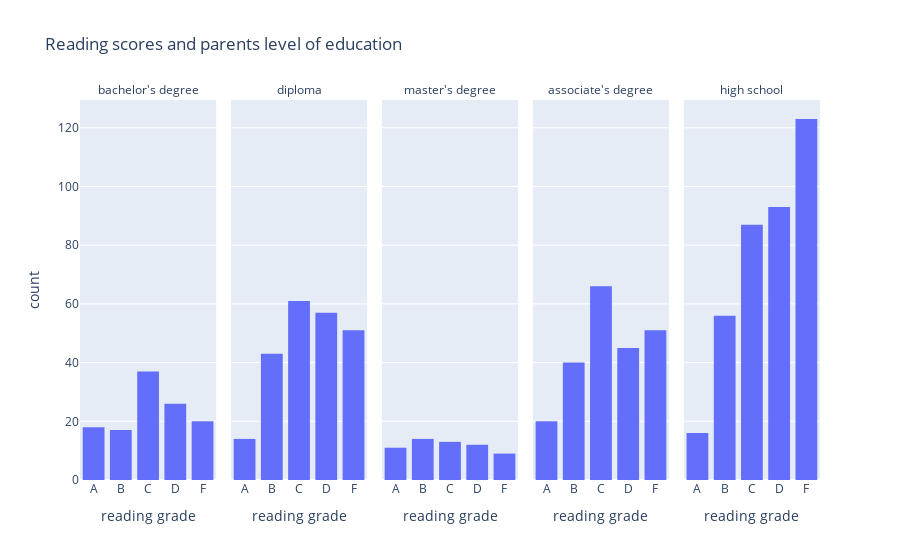

The notebook cell this image was saved under:
### Markdown cell above
In math, everybody seems to be failing their children, the most common grades are F or D 

suprisengly, the parents who have a master's degree, their children have more F than the students who have parents with bachelor's or diplome degree

### Code cell
fig=px.histogram(df,histfunc="count", x='reading grade', facet_col='parental level of education',title="Reading scores and parents level of education"
        ).update_xaxes(categoryorder='category ascending')
fig.for_each_annotation(lambda a: a.update(text=a.text.split("=")[-1]))
fig.show()

### Figure 1 — Plotly figure (JSON) as saved in the notebook; plotly's stock layout.template omitted (floating-point values rounded to 4 significant figures; data arrays with more than 128 entries replaced by an {"elided": "..."} marker saying what was removed)
{"data": [{"alignmentgroup": "True", "bingroup": "x", "histfunc": "count", "hovertemplate": "parental level of education=bachelor's degree<br>reading grade=%{x}<br>count=%{y}<extra></extra>", "legendgroup": "", "marker": {"color": "#636efa", "pattern": {"shape": ""}}, "name": "", "offsetgroup": "", "orientation": "v", "showlegend": false, "type": "histogram", "x": ["C", "C", "D", "C", "C", "C", "D", "C", "A", "B", "B", "A", "F", "C", "F", "C", "D", "F", "A", "F", "B", "C", "D", "B", "B", "D", "B", "C", "D", "C", "F", "C", "C", "C", "D", "D", "D", "C", "A", "A", "D", "C", "F", "D", "C", "D", "C", "C", "C", "B", "F", "B", "A", "F", "F", "C", "D", "B", "F", "A", "F", "F", "B", "D", "A", "A", "F", "A", "D", "A", "C", "D", "D", "A", "C", "A", "F", "C", "D", "F", "C", "B", "B", "C", "C", "B", "B", "C", "C", "D", "D", "C", "C", "B", "F", "F", "C", "A", "B", "D", "A", "C", "F", "D", "D", "C", "F", "A", "C", "D", "F", "D", "D", "A", "C", "B", "A", "C"], "xaxis": "x", "yaxis": "y"}, {"alignmentgroup": "True", "bingroup": "x", "histfunc": "count", "hovertemplate": "parental level of education=diploma<br>reading grade=%{x}<br>count=%{y}<extra></extra>", "legendgroup": "", "marker": {"color": "#636efa", "pattern": {"shape": ""}}, "name": "", "offsetgroup": "", "orientation": "v", "showlegend": false, "type": "histogram", "x": {"elided": "226 str values"}, "xaxis": "x2", "yaxis": "y2"}, {"alignmentgroup": "True", "bingroup": "x", "histfunc": "count", "hovertemplate": "parental level of education=master's degree<br>reading grade=%{x}<br>count=%{y}<extra></extra>", "legendgroup": "", "marker": {"color": "#636efa", "pattern": {"shape": ""}}, "name": "", "offsetgroup": "", "orientation": "v", "showlegend": false, "type": "histogram", "x": ["A", "F", "F", "C", "C", "C", "D", "A", "B", "B", "F", "A", "C", "A", "C", "D", "B", "F", "B", "B", "B", "A", "B", "C", "C", "F", "D", "C", "F", "C", "A", "F", "D", "C", "D", "C", "D", "D", "B", "F", "B", "A", "B", "F", "C", "A", "D", "D", "B", "B", "D", "B", "D", "B", "C", "D", "A", "A", "A"], "xaxis": "x3", "yaxis": "y3"}, {"alignmentgroup": "True", "bingroup": "x", "histfunc": "count", "hovertemplate": "parental level of education=associate's degree<br>reading grade=%{x}<br>count=%{y}<extra></extra>", "legendgroup": "", "marker": {"color": "#636efa", "pattern": {"shape": ""}}, "name": "", "offsetgroup": "", "orientation": "v", "showlegend": false, "type": "histogram", "x": {"elided": "222 str values"}, "xaxis": "x4", "yaxis": "y4"}, {"alignmentgroup": "True", "bingroup": "x", "histfunc": "count", "hovertemplate": "parental level of education=high school<br>reading grade=%{x}<br>count=%{y}<extra></extra>", "legendgroup": "", "marker": {"color": "#636efa", "pattern": {"shape": ""}}, "name": "", "offsetgroup": "", "orientation": "v", "showlegend": false, "type": "histogram", "x": {"elided": "375 str values"}, "xaxis": "x5", "yaxis": "y5"}], "layout": {"annotations": [{"font": {}, "showarrow": false, "text": "bachelor's degree", "x": 0.092, "xanchor": "center", "xref": "paper", "y": 1, "yanchor": "bottom", "yref": "paper"}, {"font": {}, "showarrow": false, "text": "diploma", "x": 0.296, "xanchor": "center", "xref": "paper", "y": 1, "yanchor": "bottom", "yref": "paper"}, {"font": {}, "showarrow": false, "text": "master's degree", "x": 0.5, "xanchor": "center", "xref": "paper", "y": 1, "yanchor": "bottom", "yref": "paper"}, {"font": {}, "showarrow": false, "text": "associate's degree", "x": 0.704, "xanchor": "center", "xref": "paper", "y": 1, "yanchor": "bottom", "yref": "paper"}, {"font": {}, "showarrow": false, "text": "high school", "x": 0.908, "xanchor": "center", "xref": "paper", "y": 1, "yanchor": "bottom", "yref": "paper"}], "barmode": "relative", "legend": {"tracegroupgap": 0}, "title": {"text": "Reading scores and parents level of education"}, "xaxis": {"anchor": "y", "categoryorder": "category ascending", "domain": [0, 0.184], "title": {"text": "reading grade"}}, "xaxis2": {"anchor": "y2", "categoryorder": "category ascending", "domain": [0.204, 0.388], "matches": "x", "title": {"text": "reading grade"}}, "xaxis3": {"anchor": "y3", "categoryorder": "category ascending", "domain": [0.408, 0.592], "matches": "x", "title": {"text": "reading grade"}}, "xaxis4": {"anchor": "y4", "categoryorder": "category ascending", "domain": [0.612, 0.796], "matches": "x", "title": {"text": "reading grade"}}, "xaxis5": {"anchor": "y5", "categoryorder": "category ascending", "domain": [0.816, 1], "matches": "x", "title": {"text": "reading grade"}}, "yaxis": {"anchor": "x", "domain": [0, 1], "title": {"text": "count"}}, "yaxis2": {"anchor": "x2", "domain": [0, 1], "matches": "y", "showticklabels": false}, "yaxis3": {"anchor": "x3", "domain": [0, 1], "matches": "y", "showticklabels": false}, "yaxis4": {"anchor": "x4", "domain": [0, 1], "matches": "y", "showticklabels": false}, "yaxis5": {"anchor": "x5", "domain": [0, 1], "matches": "y", "showticklabels": false}}}
